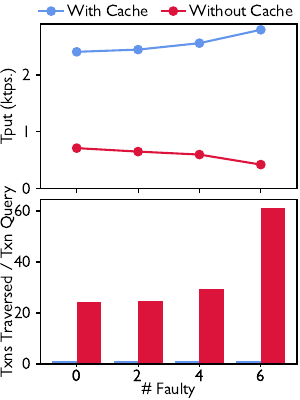

Recreate this plot in Python.
import pandas as pd
import matplotlib.pyplot as plt

plt.rcParams["font.family"] = "Gill Sans"
plt.rcParams["font.size"] = "12"

tput_df = pd.read_csv("agg_results.csv", header=[0,1,2])
tput_df.columns = [c for (_, _, c) in tput_df.columns[:2]] + [(a, b) for (a, b, _) in tput_df.columns[2:]]

pref_df = pd.read_csv("avax_pref_cache.csv", header=[0])

with_cache_tput = tput_df.loc[tput_df["correct-type"] == "Basic"]
without_cache_tput = tput_df.loc[tput_df["correct-type"] == "NoCache"]
with_cache_pref = pref_df.loc[pref_df["type"] == "Basic"]
without_cache_pref = pref_df.loc[pref_df["type"] == "NoCache"]

with_cache_color = "cornflowerblue"
without_cache_color = "crimson"

fig, (tput_ax, pref_ax) = plt.subplots(2, 1, sharex = True, figsize=(3, 4))

# plot tput
tput_ax.plot(with_cache_tput["num-faulty"], with_cache_tput[("avg_tput", "mean")] / 1000, "o-", color=with_cache_color, label="With Cache")
tput_ax.plot(without_cache_tput["num-faulty"], without_cache_tput[("avg_tput", "mean")] / 1000, "o-", color=without_cache_color, label="Without Cache")
tput_ax.set_ylabel('Tput (ktps.)', labelpad=4.5)
tput_ax.set_ylim((0, 2.9))
tput_ax.legend(ncol=2, loc=(-0.03, 0.98), columnspacing=0.8, handlelength=1.4, handletextpad=0.3, frameon=False)

# plot pref
barwidth = 0.8
# pref_ratio_ax = pref_ax.twinx()
# pref_ratio_ax.bar(with_cache_pref["num-faulty"] - barwidth/2, with_cache_pref["pref-checks-count"] / 1e6, barwidth, color=with_cache_color, alpha=0.35, zorder=0, label="W/ Cache")
# pref_ratio_ax.bar(without_cache_pref["num-faulty"] + barwidth/2, without_cache_pref["pref-checks-count"] / 1e6, barwidth, color=without_cache_color, alpha=0.35, zorder=0, label="W/ Cache")
pref_ax.bar(with_cache_pref["num-faulty"] - barwidth/2, with_cache_pref["checks-per-call"], barwidth, color=with_cache_color, label="W/ Cache")
pref_ax.bar(without_cache_pref["num-faulty"] + barwidth/2, without_cache_pref["checks-per-call"], barwidth, color=without_cache_color, label="W/o Cache")
pref_ax.set_ylabel('Txns Traversed / Txn Query', labelpad=-1.5)

pref_ax.set_xlabel('# Faulty', labelpad=-2)
pref_ax.set_xticks(tput_df["num-faulty"])
pref_ax.tick_params(axis='x', labelrotation=0, length=2, pad=2)


plt.subplots_adjust(left=0.135, right=0.99, top=0.94, bottom=0.09, wspace=0, hspace=0.07)
# fig.tight_layout()
fig.savefig("plot.pdf", format="pdf")